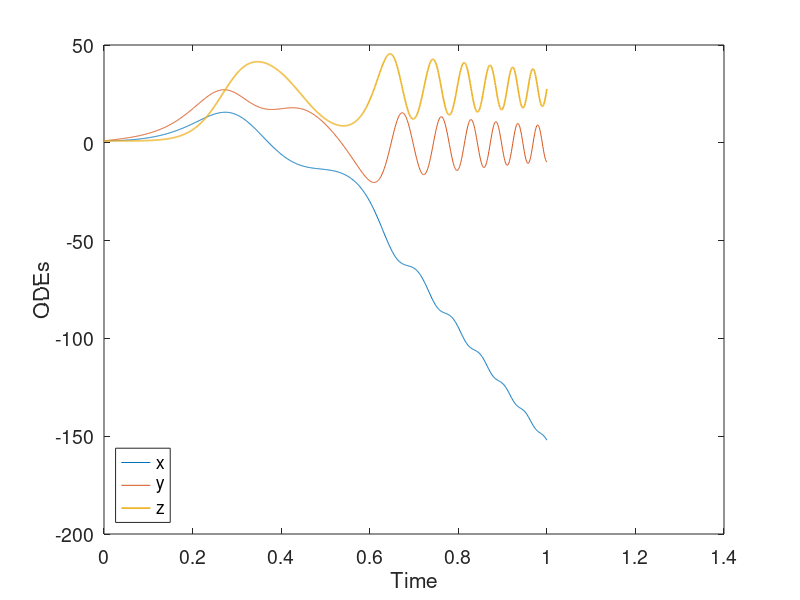

This figure's MATLAB source:
clc;
clear all;

%ODE's
Fx=@(t,x,y,z)    10*(y-z);
Fy=@(t,x,y,z)    x*(28-z)-y;
Fz=@(t,x,y,z)    x*y - (8/3)*z;

%Initial condions
t(1)=0;
x(1)=1;
y(1)=1;
z(1)=1;

%Step Size
h=0.001;
T=1;
N=T/h;

%Loop
for i=1:N
    t(i+1)=t(i)+h;
    
    K1x=h*Fx(t(i),x(i),y(i),z(i));
    K1y=h*Fy(t(i),x(i),y(i),z(i));
    K1z=h*Fz(t(i),x(i),y(i),z(i));
    
    K2x=h*Fx(t(i)+(h/2), x(i)+(K1x/2) , y(i)+ (K1y/2), z(i)+(K1z/2) );
    K2y=h*Fy(t(i)+(h/2), x(i)+(K1x/2) , y(i)+ (K1y/2), z(i)+(K1z/2) );
    K2z=h*Fz(t(i)+(h/2), x(i)+(K1x/2) , y(i)+ (K1y/2), z(i)+(K1z/2) );
    
    K3x=h*Fx(t(i)+(h/2), x(i)+(K2x/2) , y(i)+ (K2y/2), z(i)+(K2z/2) );
    K3y=h*Fy(t(i)+(h/2), x(i)+(K2x/2) , y(i)+ (K2y/2), z(i)+(K2z/2) );
    K3z=h*Fz(t(i)+(h/2), x(i)+(K2x/2) , y(i)+ (K2y/2), z(i)+(K2z/2) );
    
    K4x=h*Fx(t(i)+(h), x(i)+(K3x) , y(i)+ (K3y), z(i)+(K3z) );
    K4y=h*Fy(t(i)+(h), x(i)+(K3x) , y(i)+ (K3y), z(i)+(K3z) );
    K4z=h*Fz(t(i)+(h), x(i)+(K3x) , y(i)+ (K3y), z(i)+(K3z) );
    
    Kx=(1/6)*(K1x+2*(K2x+K3x)+K4x);
    Ky=(1/6)*(K1y+2*(K2y+K3y)+K4y);
    Kz=(1/6)*(K1z+2*(K2z+K3z)+K4z);
    
    x(i+1)=x(i)+Kx;
    y(i+1)=y(i)+Ky;
    z(i+1)=z(i)+Kz;
    
end

plot(t,x,t,y,t,z,'LineWidth',1.2);
set(gca,'FontSize',14);
xlabel('Time');
ylabel('ODEs');
legend('x','y','z','Location','southwest');
print('-dpng','-r500','ranheKutta4.png');





